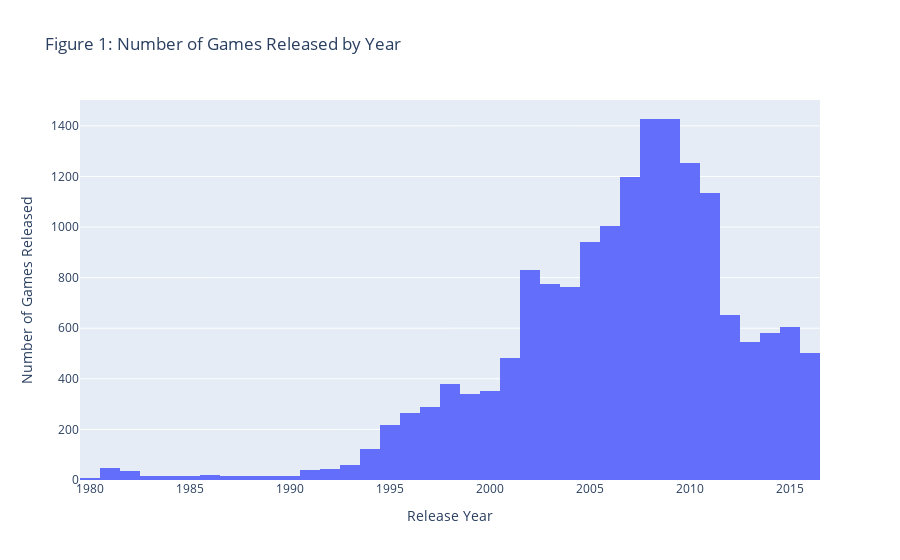

This figure's notebook cell:
### Markdown cell above
#### Is the data for every period significant?
Volume of games released per year will determine if every period in the data set is significant.

### Code cell
# Plot the total number of games released by year
fig1 = px.histogram(df,
                    x='year_of_release',
                    title='Figure 1: Number of Games Released by Year')
fig1.update_layout(xaxis_title='Release Year', yaxis_title='Number of Games Released')
fig1.show()

### Figure 1 — Plotly figure (JSON) as saved in the notebook; plotly's stock layout.template omitted (floating-point values rounded to 4 significant figures; data arrays with more than 128 entries replaced by an {"elided": "..."} marker saying what was removed)
{"data": [{"alignmentgroup": "True", "bingroup": "x", "hovertemplate": "year_of_release=%{x}<br>count=%{y}<extra></extra>", "legendgroup": "", "marker": {"color": "#636efa", "pattern": {"shape": ""}}, "name": "", "offsetgroup": "", "orientation": "v", "showlegend": false, "type": "histogram", "x": {"elided": "16444 int values"}, "xaxis": "x", "yaxis": "y"}], "layout": {"barmode": "relative", "legend": {"tracegroupgap": 0}, "title": {"text": "Figure 1: Number of Games Released by Year"}, "xaxis": {"anchor": "y", "domain": [0, 1], "title": {"text": "Release Year"}}, "yaxis": {"anchor": "x", "domain": [0, 1], "title": {"text": "Number of Games Released"}}}}
